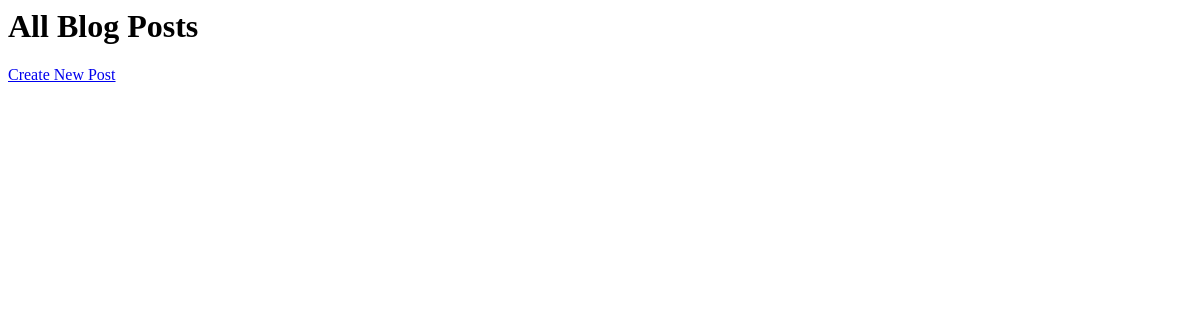
/jagohub-secure-panel24/root/admin-blogs/ (signed in), run on an earlier commit of the app's database.
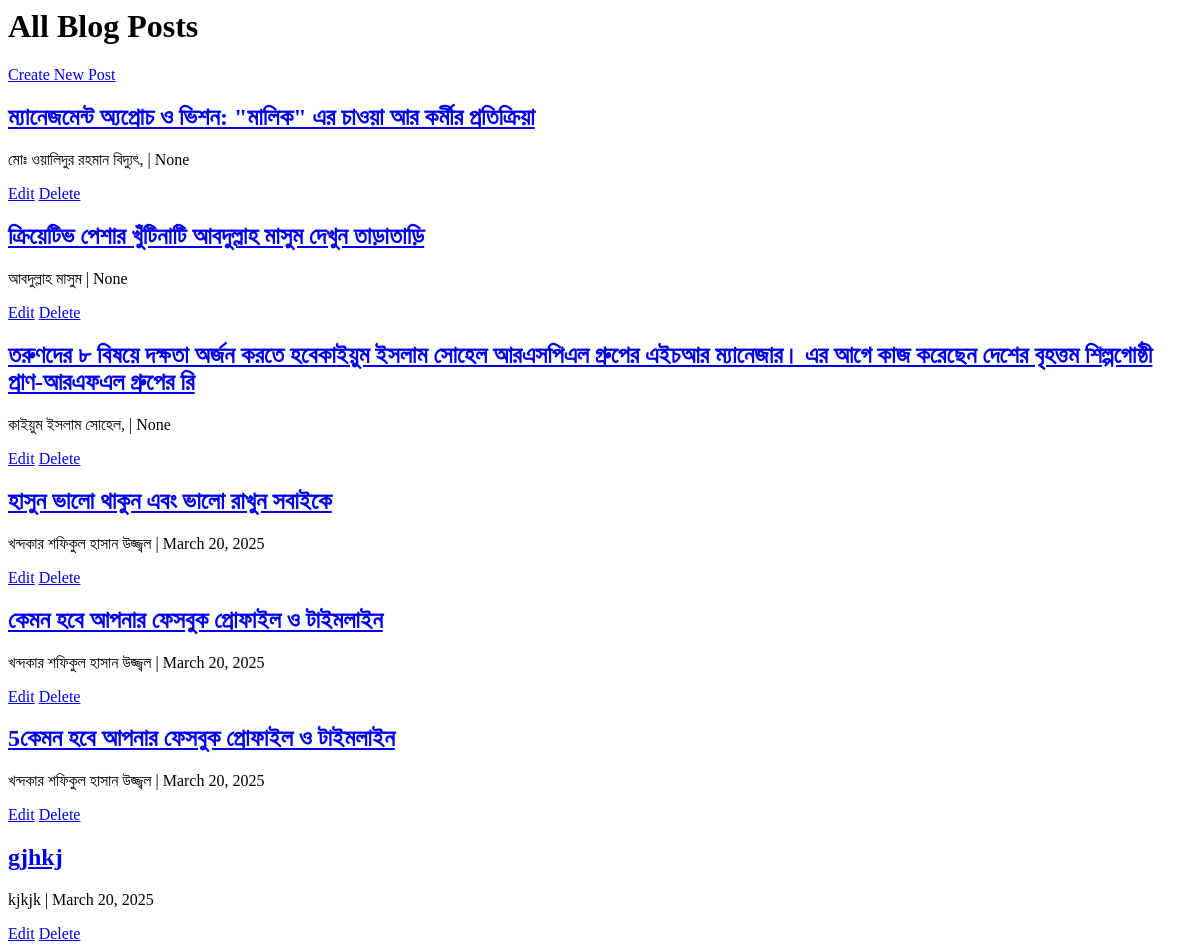
And on a later commit of the database.
### jobboard/models.py (models this page shows, shortened)
class BlogPost(models.Model):
    title = models.CharField(max_length=200)
    writer_name = models.CharField(max_length=200)
    content = models.TextField()
    created_at = models.DateField(auto_now_add=True)
    published = models.BooleanField(default=False)
    categories = models.ManyToManyField(BlogCategory, blank=True)
    image = models.ImageField(upload_to='media/blog_images/', blank=True, null=True , default='media/default/blog.jpg')

### AdminPro/views.py (the view)
# urls.py: path('admin-blogs/', blog_list, name='blog_list'),
@login_required
@user_passes_test(is_superuser)
def blog_list(request):
    posts = BlogPost.objects.filter(published=True).order_by('-created_at')
    return render(request, 'panel/blog_list.html', {'posts': posts})

### AdminPro/views.py (called while the page is built)
def is_superuser(user):
    return user.is_authenticated and user.is_staff and user.is_superuser

### accounts/context_processors.py (called while the page is built)
def user_role(request):
    if request.user.is_authenticated:
        return {'user_role': request.user.role}
    return {}

### AdminPro/templates/panel/blog_list.html
<h1>All Blog Posts</h1>
<a href="{% url 'blog_create' %}">Create New Post</a>
{% for post in posts %}
  <h2><a href="{% url 'blog_detail' post.id %}">{{ post.title }}</a></h2>
  <p>{{ post.writer_name }} | {{ post.created_at }}</p>
  <a href="{% url 'blog_update' post.id %}">Edit</a>
  <a href="{% url 'blog_delete' post.id %}">Delete</a>
{% endfor %}

What changed in the data, as far as the page shows it:
added BlogPost: title "ম্যানেজমেন্ট অ্যপ্রোচ ও ভিশন: \"মালিক\" এর চাওয়া আর কর্মীর প্রতিক্রিয়া", writer_name "মোঃ ওয়ালিদুর রহমান বিদ্যুৎ,", created_at "None"
added BlogPost: title "ক্রিয়েটিভ পেশার খুঁটিনাটি আবদুল্লাহ মাসুম দেখুন তাড়াতাড়ি", writer_name "আবদুল্লাহ মাসুম", created_at "None"
added BlogPost: title "তরুণদের ৮ বিষয়ে দক্ষতা অর্জন করতে হবেকাইয়ুম ইসলাম সোহেল আরএসপিএল গ্রুপের এইচআর ম্যানেজার। এর আগে কাজ করেছেন দেশের বৃহত্তম শিল্পগোষ্ঠী প্রাণ-আরএফএল গ্রুপের রি", writer_name "কাইয়ুম ইসলাম সোহেল,", created_at "None"
added BlogPost: title "হাসুন ভালো থাকুন এবং ভালো রাখুন সবাইকে", writer_name "খন্দকার শফিকুল হাসান উজ্জ্বল", created_at "March 20, 2025"
added BlogPost: title "কেমন হবে আপনার ফেসবুক প্রোফাইল ও টাইমলাইন", writer_name "খন্দকার শফিকুল হাসান উজ্জ্বল", created_at "March 20, 2025"
added BlogPost: title "5কেমন হবে আপনার ফেসবুক প্রোফাইল ও টাইমলাইন", writer_name "খন্দকার শফিকুল হাসান উজ্জ্বল", created_at "March 20, 2025"
added BlogPost: title "gjhkj", writer_name "kjkjk", created_at "March 20, 2025"
